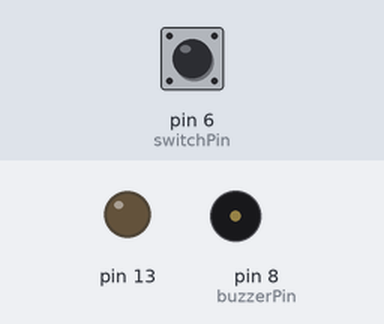
A sketch run on a simulated Arduino Uno, built with avr-gcc and run on an emulated ATmega328P. Parts: output pins drawn as LEDs (lit = HIGH), buzzer (waves = sounding). The test bench sets the inputs (shaded band); at power-on: pin 6 (switchPin) HIGH.

Above: at 1.2 s.
1.3 s: pin 6 (switchPin) pulled LOW for 1 s
At 1.67 s:
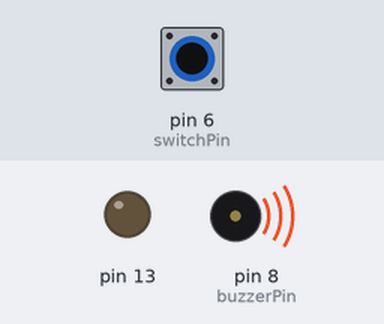
3.8 s: pin 6 (switchPin) pulled LOW for 3.2 s
At 4.17 s:
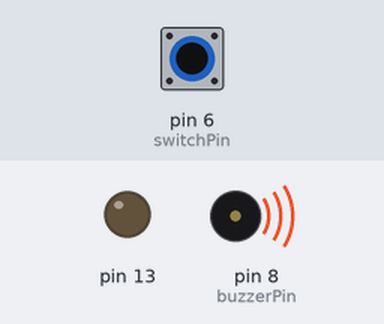
Timing chart, 0 to 8.8 s (numbered marks = the images above; inputs shaded):
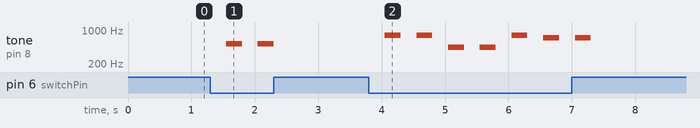

Measured:
- after the input at 1.3 s, tone on pin 8 (buzzerPin): alternates 523 Hz for 0.25 s and silent for 0.25 s, 4 changes in all, then stays silent, starting after 0.25 s
- after the input at 3.8 s, tone on pin 8 (buzzerPin): plays 784 Hz for 0.25 s, 784 Hz for 0.25 s, 440 Hz for 0.25 s, 440 Hz for 0.25 s, 784 Hz for 0.25 s, 698 Hz for 0.25 s … (7 notes in this stretch), starting after 0.25 s

The sketch:

TwinkleTwinkle.ino
```cpp
int buzzerPin = 8;
int switchPin = 6;
byte buttonPresses = -1;
byte lastPressCount = -1;

int TwinkleTwinkler[] = {523,523,784,784,440,440,784,698,698,659,659,587,587,523,784,784,698,698,659,659,587,784,784,698,698,659,659,587,523,523,784,784,440,440,784,698,698,659,659,587,587,523};

void setup() {
  pinMode(buzzerPin, OUTPUT);
  pinMode(switchPin, INPUT_PULLUP);
  pinMode(13, OUTPUT);
  Serial.begin(9600);
}

void loop() {
if (digitalRead(switchPin) == LOW)  // check if button was pressed
  {
    buttonPresses++;  // increment buttonPresses count
    delay(250);       // debounce switch
    if (buttonPresses == 42) buttonPresses = 0;         // rollover every fourth second press
  }

  if (lastPressCount != buttonPresses)              // only do output if the count has changed
  {
    tone(buzzerPin, TwinkleTwinkler[buttonPresses]);
    delay(250);
    noTone(buzzerPin);

    lastPressCount = buttonPresses;    // track last press count
  }


}
```
